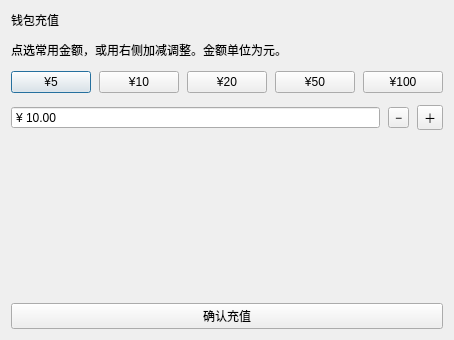
<?xml version="1.0" encoding="UTF-8"?>
<ui version="4.0">
 <class>RechargeDialog</class>
 <widget class="QDialog" name="RechargeDialog">
  <property name="windowTitle">
   <string>钱包充值</string>
  </property>
  <property name="minimumSize">
   <size>
    <width>340</width>
    <height>340</height>
   </size>
  </property>
  <layout class="QVBoxLayout" name="verticalLayout">
   <property name="spacing">
    <number>12</number>
   </property>
   <item>
    <widget class="QLabel" name="titleLabel">
     <property name="text">
      <string>钱包充值</string>
     </property>
    </widget>
   </item>
   <item>
    <widget class="QLabel" name="hintLabel">
     <property name="text">
      <string>点选常用金额，或用右侧加减调整。金额单位为元。</string>
     </property>
     <property name="wordWrap">
      <bool>true</bool>
     </property>
    </widget>
   </item>
   <item>
    <layout class="QHBoxLayout" name="presetRow">
     <property name="spacing">
      <number>8</number>
     </property>
     <item>
      <widget class="QPushButton" name="amount5">
       <property name="text">
        <string>¥5</string>
       </property>
      </widget>
     </item>
     <item>
      <widget class="QPushButton" name="amount10">
       <property name="text">
        <string>¥10</string>
       </property>
      </widget>
     </item>
     <item>
      <widget class="QPushButton" name="amount20">
       <property name="text">
        <string>¥20</string>
       </property>
      </widget>
     </item>
     <item>
      <widget class="QPushButton" name="amount50">
       <property name="text">
        <string>¥50</string>
       </property>
      </widget>
     </item>
     <item>
      <widget class="QPushButton" name="amount100">
       <property name="text">
        <string>¥100</string>
       </property>
      </widget>
     </item>
    </layout>
   </item>
   <item>
    <layout class="QHBoxLayout" name="amountRow">
     <property name="spacing">
      <number>8</number>
     </property>
     <item>
      <widget class="QDoubleSpinBox" name="amountSpin">
       <property name="buttonSymbols">
        <enum>QAbstractSpinBox::NoButtons</enum>
       </property>
       <property name="prefix">
        <string>¥ </string>
       </property>
       <property name="decimals">
        <number>2</number>
       </property>
       <property name="minimum">
        <double>0.010000000000000</double>
       </property>
       <property name="maximum">
        <double>10000.000000000000000</double>
       </property>
       <property name="singleStep">
        <double>1.000000000000000</double>
       </property>
       <property name="value">
        <double>10.000000000000000</double>
       </property>
      </widget>
     </item>
     <item>
      <widget class="QToolButton" name="minusButton">
       <property name="text">
        <string>−</string>
       </property>
       <property name="autoRepeat">
        <bool>true</bool>
       </property>
      </widget>
     </item>
     <item>
      <widget class="QToolButton" name="plusButton">
       <property name="text">
        <string>＋</string>
       </property>
       <property name="autoRepeat">
        <bool>true</bool>
       </property>
      </widget>
     </item>
    </layout>
   </item>
   <item>
    <spacer name="verticalSpacer">
     <property name="orientation">
      <enum>Qt::Vertical</enum>
     </property>
     <property name="sizeHint" stdset="0">
      <size>
       <width>20</width>
       <height>12</height>
      </size>
     </property>
    </spacer>
   </item>
   <item>
    <widget class="QPushButton" name="confirmButton">
     <property name="text">
      <string>确认充值</string>
     </property>
    </widget>
   </item>
  </layout>
 </widget>
 <resources/>
 <connections/>
</ui>
